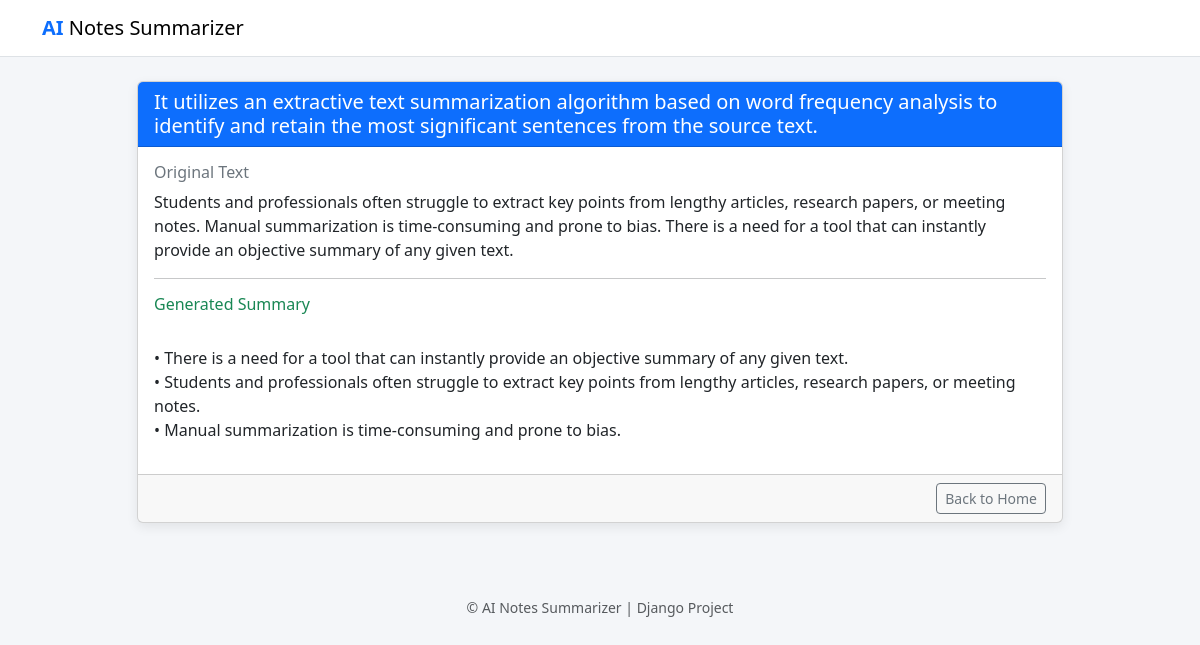
The app's page /note/4/ with its own data.
### summarizer/models.py (models this page shows, shortened)
class Note(models.Model):
    title = models.CharField(max_length=200)
    original_text = models.TextField()
    summary_text = models.TextField()
    created_at = models.DateTimeField(auto_now_add=True)
    class Meta:
        ordering = ['-created_at']

### summarizer/views.py (the view)
# urls.py: path('note/<int:pk>/', views.note_detail, name='note_detail'),
def note_detail(request, pk):
    note = get_object_or_404(Note, pk=pk)
    return render(request, 'summarizer/detail.html', {'note': note})

### summarizer/templates/summarizer/detail.html (shortened to what this page needs)
{% extends 'summarizer/base.html' %}
{% block content %}
<div class="row justify-content-center">
    <div class="col-lg-10">
        <div class="card card-shadow mb-4">
            <div class="card-header bg-primary text-white">
                <h5 class="mb-0">{{ note.title }}</h5>
            </div>
            <div class="card-body">
                <h6 class="text-secondary">Original Text</h6>
                <p style="white-space: pre-wrap;">{{ note.original_text }}</p>
                <hr>
                <h6 class="text-success">Generated Summary</h6>
                <p style="white-space: pre-wrap;">{{ note.summary_text }}</p>
            </div>
            <div class="card-footer text-end">
                <a href="{% url 'home' %}" class="btn btn-outline-secondary btn-sm">
                    Back to Home
                </a>
            </div>
        </div>
    </div>
</div>
{% endblock %}

### summarizer/templates/summarizer/base.html (style rules this page uses)
body { background: #f4f6f9; }
.card-shadow { box-shadow: 0 4px 12px rgba(0,0,0,0.08); }

### records on screen
Note: title "It utilizes an extractive text summarization algorithm based on word frequency analysis to identify and retain the most significant sentences from the source text.", original_text "Students and professionals often struggle to extract key points from lengthy articles, research papers, or meeting notes. Manual summarization is time-consuming and prone to bias. There is a need for a tool that can instantly provide an objective summary of any given text.", summary_text "• There is a need for a tool that can instantly provide an objective summary of any given text. • Students and professionals often struggle to extract key points from lengthy articles, research papers, or meeting notes. • Manual summarization is time-consuming and prone to bias."
